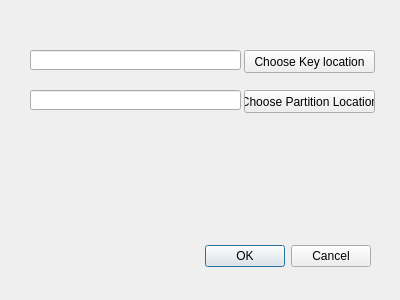
<?xml version="1.0" encoding="UTF-8"?>
<ui version="4.0">
 <class>DialogNew</class>
 <widget class="QDialog" name="DialogNew">
  <property name="geometry">
   <rect>
    <x>0</x>
    <y>0</y>
    <width>400</width>
    <height>300</height>
   </rect>
  </property>
  <property name="windowTitle">
   <string>Dialog</string>
  </property>
  <widget class="QDialogButtonBox" name="buttonBox">
   <property name="geometry">
    <rect>
     <x>30</x>
     <y>240</y>
     <width>341</width>
     <height>32</height>
    </rect>
   </property>
   <property name="orientation">
    <enum>Qt::Horizontal</enum>
   </property>
   <property name="standardButtons">
    <set>QDialogButtonBox::Cancel|QDialogButtonBox::Ok</set>
   </property>
  </widget>
  <widget class="QLineEdit" name="textKeyLoc">
   <property name="geometry">
    <rect>
     <x>30</x>
     <y>50</y>
     <width>211</width>
     <height>20</height>
    </rect>
   </property>
  </widget>
  <widget class="QLineEdit" name="textPartitionLoc">
   <property name="geometry">
    <rect>
     <x>30</x>
     <y>90</y>
     <width>211</width>
     <height>20</height>
    </rect>
   </property>
  </widget>
  <widget class="QPushButton" name="buttonKeyLoc">
   <property name="geometry">
    <rect>
     <x>244</x>
     <y>50</y>
     <width>131</width>
     <height>23</height>
    </rect>
   </property>
   <property name="text">
    <string>Choose Key location</string>
   </property>
  </widget>
  <widget class="QPushButton" name="buttonPartitionLoc">
   <property name="geometry">
    <rect>
     <x>244</x>
     <y>90</y>
     <width>131</width>
     <height>23</height>
    </rect>
   </property>
   <property name="text">
    <string>Choose Partition Location</string>
   </property>
  </widget>
 </widget>
 <resources/>
 <connections>
  <connection>
   <sender>buttonBox</sender>
   <signal>accepted()</signal>
   <receiver>DialogNew</receiver>
   <slot>accept()</slot>
   <hints>
    <hint type="sourcelabel">
     <x>248</x>
     <y>254</y>
    </hint>
    <hint type="destinationlabel">
     <x>157</x>
     <y>274</y>
    </hint>
   </hints>
  </connection>
  <connection>
   <sender>buttonBox</sender>
   <signal>rejected()</signal>
   <receiver>DialogNew</receiver>
   <slot>reject()</slot>
   <hints>
    <hint type="sourcelabel">
     <x>316</x>
     <y>260</y>
    </hint>
    <hint type="destinationlabel">
     <x>286</x>
     <y>274</y>
    </hint>
   </hints>
  </connection>
  <connection>
   <sender>buttonKeyLoc</sender>
   <signal>clicked()</signal>
   <receiver>DialogNew</receiver>
   <slot>open()</slot>
   <hints>
    <hint type="sourcelabel">
     <x>319</x>
     <y>61</y>
    </hint>
    <hint type="destinationlabel">
     <x>199</x>
     <y>149</y>
    </hint>
   </hints>
  </connection>
 </connections>
</ui>
